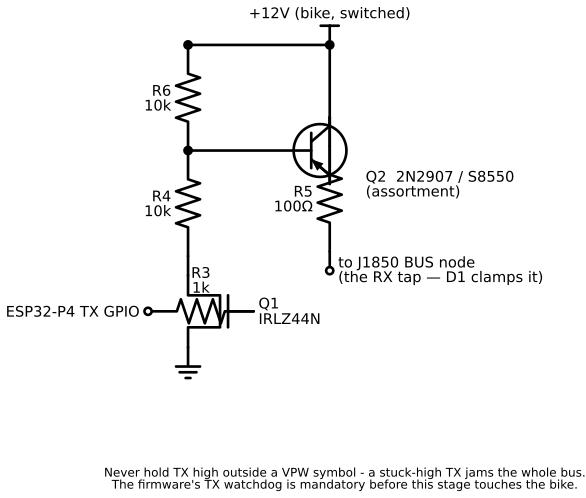

This chart was generated by the following Python code:
# J1850 TX stage (Phase 3 Stage 4 — populate only after the sniff works).
# High-side switched source: TX GPIO high -> Q1 pulls Q2's base low
# through R4 -> Q2 sources +12V through R5 onto the bus; D1 (in the RX
# drawing) clamps the driven level at ~7.5V. TX low -> Q1 off, R6 holds
# Q2's base at the emitter rail -> Q2 hard off -> bus released to 0V.
# Regenerate: see README.md in this directory.
import schemdraw
import schemdraw.elements as elm

with schemdraw.Drawing(file="j1850_tx.svg", show=False) as d:
    d.config(unit=2.2, fontsize=11)

    gpio = d.add(elm.Dot(open=True).label("ESP32-P4 TX GPIO", loc="left"))
    d.add(elm.Resistor().right().label("R3\n1k"))
    q1 = d.add(elm.NFet(bulk=False).right().anchor("gate").label("Q1\nIRLZ44N", loc="right"))
    d.add(elm.Ground().at(q1.source))

    d.add(elm.Line().up().at(q1.drain).length(0.4))
    d.add(elm.Resistor().up().label("R4\n10k"))
    node_a = d.add(elm.Dot())

    # Base pull-up: guarantees Q2 is fully off when Q1 isn't sinking.
    d.add(elm.Resistor().up().at(node_a.center).label("R6\n10k"))
    rail_l = d.add(elm.Dot())

    d.add(elm.Line().right().at(node_a.center).length(2.2))
    q2 = d.add(elm.BjtPnp(circle=True).right().flip().anchor("base")
               .label("Q2  2N2907 / S8550\n(assortment)", loc="right", ofst=(0.4, 0.7)))

    d.add(elm.Line().up().at(q2.emitter).toy(rail_l.center))
    rail_r = d.add(elm.Dot())
    d.add(elm.Line().left().at(rail_r.center).tox(rail_l.center))
    d.add(elm.Vdd().at(rail_r.center).label("+12V (bike, switched)"))

    d.add(elm.Line().down().at(q2.collector).length(0.6))
    d.add(elm.Resistor().down().label("R5\n100Ω"))
    d.add(elm.Line().down().length(0.4))
    d.add(elm.Dot(open=True).label("to J1850 BUS node\n(the RX tap — D1 clamps it)", loc="right"))

    d.add(
        elm.Label()
        .at((4.0, -3.4))
        .label("Never hold TX high outside a VPW symbol - a stuck-high TX jams the whole bus.\n"
               "The firmware's TX watchdog is mandatory before this stage touches the bike.",
               fontsize=9)
    )
